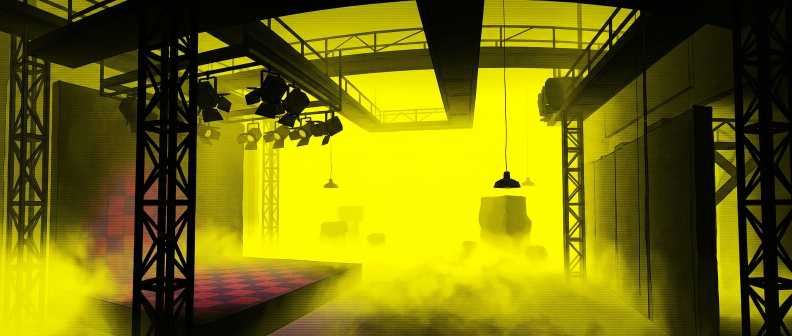
#> input picture handover/p4-yellow/src-art/gen-bg-battle-wide.png, 1584 x 672 px, found by its file name (shown at 1/2 size)
$ python build_assets.py
#> lines starting #> are read from the running program, lines starting #| are printed output that depends on the picture
#!/usr/bin/env python3
"""p4-yellow 皮肤素材构建（可重跑）。输出到 worktree src/umbra/skins/p4-yellow/assets/。
来源：OFF = umbra-demo/assets/p4/official（Megami Tensei Wiki 官方渲染，见其 ASSETS.md），
GEN = work/p4y/gen（generate_image 生成），程序绘制部分在本脚本内。"""
import json, math, os, io, random
import numpy as np
from PIL import Image, ImageDraw, ImageFilter, ImageChops

P = '/workspace/projects/86a5b727-7f71-46d0-bb30-e183f98dd9ca'
OFF = P + '/work/umbra/build/umbra-demo/assets/p4/official/'
GEN = P + '/work/p4y/gen/'
OUT = P + '/work/wt/p4-yellow/src/umbra/skins/p4-yellow/assets/'
os.makedirs(OUT, exist_ok=True)
YEL = (255, 226, 0)
INK = (17, 17, 17)
REPORT = {}


def save_webp(im, name, q=80, alpha_q=90, limit=None):
    for qq in range(q, 40, -4):
        b = io.BytesIO()
        im.save(b, 'WEBP', quality=qq, alpha_quality=alpha_q, method=6)
        if limit is None or b.tell() <= limit * 1024:
            break
    open(OUT + name, 'wb').write(b.getvalue())
    REPORT[name] = dict(w=im.width, h=im.height, kb=round(b.tell() / 1024, 1), q=qq)
    return im


# [20 lines left out: function halftone, not called in this run]


# ---------------- 1. 背景 ----------------
def bg(src, name, crop=None, limit=200):
#> called with src = 'gen-bg-battle-wide.png', name = 'bg-battle.webp', limit = 200
    im = Image.open(GEN + src).convert('RGB')
#> im is the input picture: PIL image 1584x672 RGB; mean R, G, B 119.8, 113.9, 7.1
    if crop:
        im = im.crop(crop)
    r = 2240 / im.width
#> r = 1.41
    im = im.resize((2240, round(im.height * r)), Image.LANCZOS)
#> im: PIL image 2240x950 RGB
    save_webp(im, name, 78, limit=limit)


bg('gen-bg-battle-wide.png', 'bg-battle.webp')
bg('gen-bg-map-wide.png', 'bg-map.webp')
#> call 2 of bg, with src = 'gen-bg-map-wide.png', name = 'bg-map.webp', limit = 200
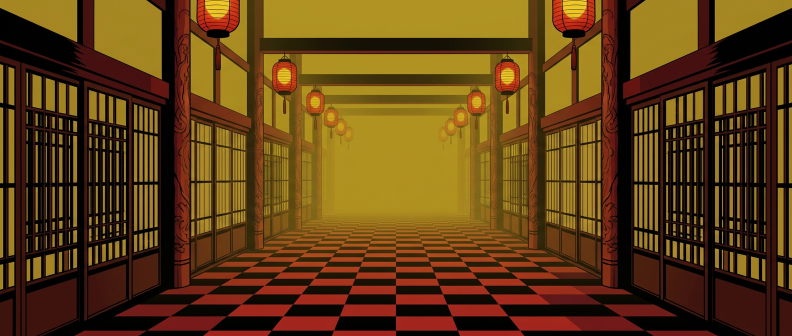
#> input picture handover/p4-yellow/src-art/gen-bg-map-wide.png, 1584 x 672 px, found by its file name (shown at 1/2 size)
#> in bg, im is the input picture: PIL image 1584x672 RGB; mean R, G, B 97, 63.8, 20.2
#> in bg (call 2), `im = im.resize((2240, round(im.height * r)), Image.LANCZOS)`:
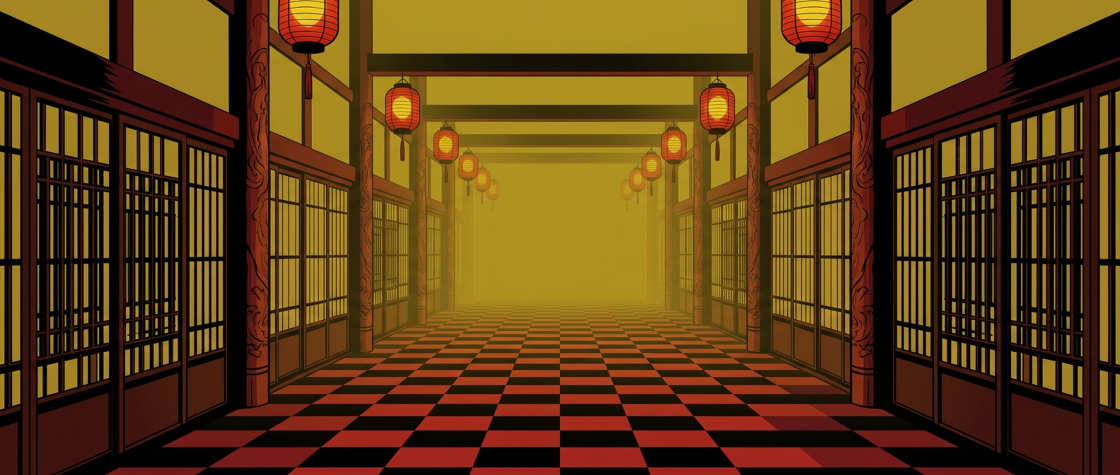
#> im: PIL image 2240x950 RGB (shown at 1/2 size); mean R, G, B 97, 63.9, 20.4
bg('gen-bg-hub-wide.png', 'bg-hub.webp', crop=(28, 30, 1584 - 28, 672 - 30))
#> call 3 of bg, with src = 'gen-bg-hub-wide.png', name = 'bg-hub.webp', crop = (28, 30, 1556, 642), limit = 200
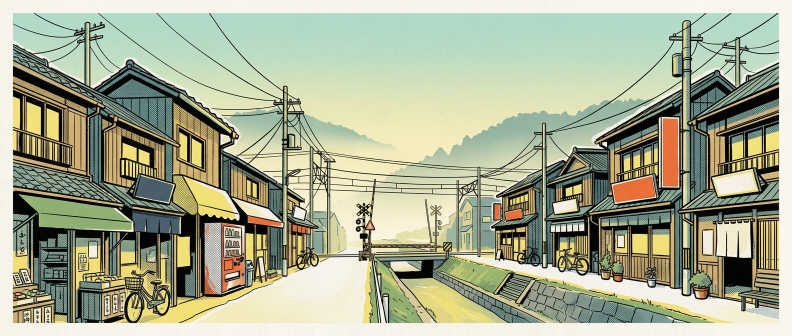
#> input picture handover/p4-yellow/src-art/gen-bg-hub-wide.png, 1584 x 672 px, found by its file name (shown at 1/2 size)
#> in bg, im is the input picture: PIL image 1584x672 RGB; mean R, G, B 167.5, 173.1, 146.5
#> in bg (call 3), `im = im.crop(crop)`:
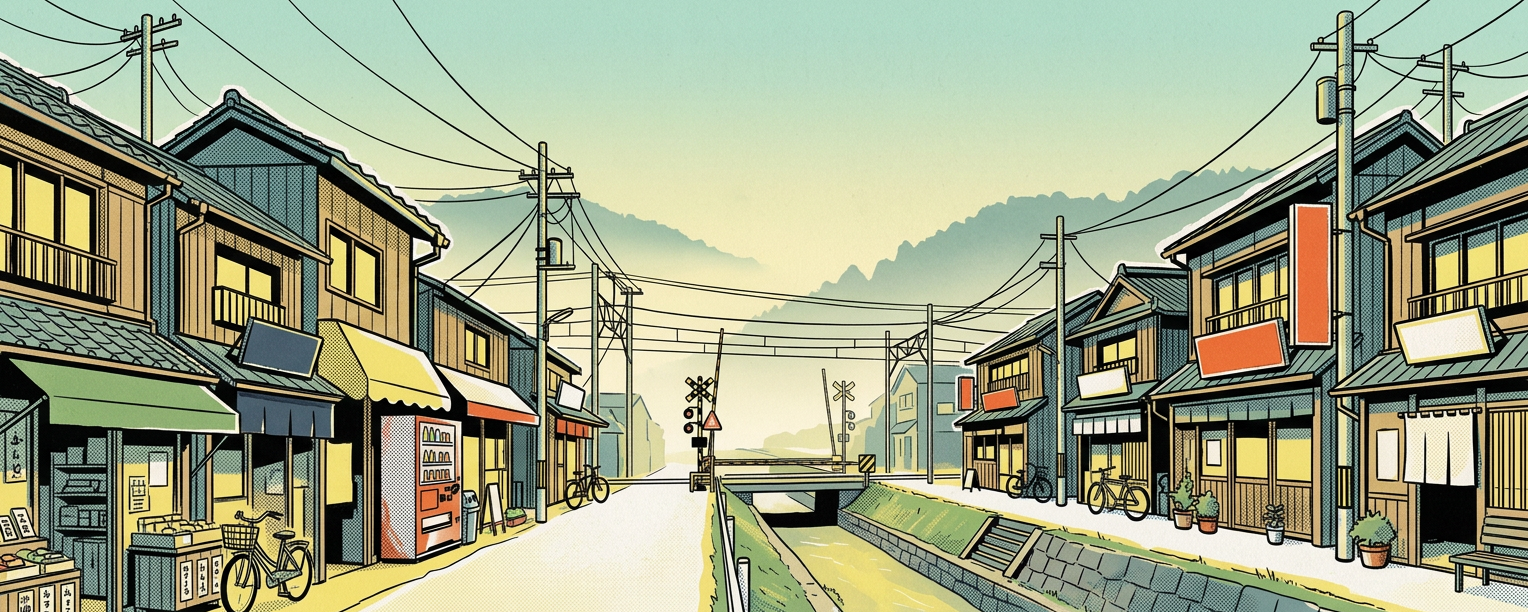
#> im: PIL image 1528x612 RGB; mean R, G, B 157.5, 164.1, 135.3
#> in bg (call 3), `im = im.resize((2240, round(im.height * r)), Image.LANCZOS)`:
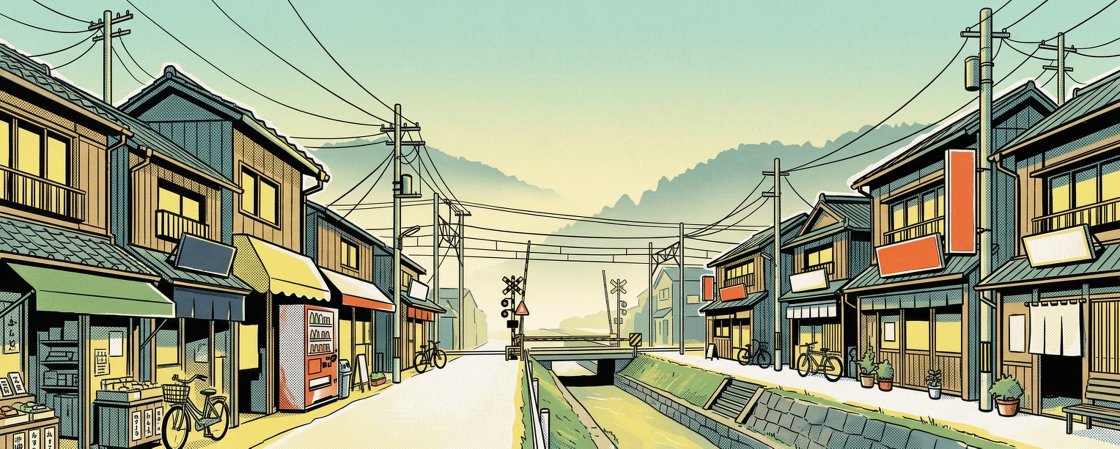
#> im: PIL image 2240x897 RGB (shown at 1/2 size); mean R, G, B 157.6, 164.1, 135.6

# ---------------- 2. 立绘图集 ----------------
PORTS = {  # 源文件, 头层矩形 [x0,x1,yCut]（640 高局部像素）
    'hero': ('hero-portrait.png', (80, 230, 138)),
    'yosuke': ('party-1.png', (170, 350, 146)),
    'chie': ('party-2.png', (95, 262, 136)),
    'yukiko': ('party-3.png', (98, 268, 132)),
}
OVER = 10
layers = []  # (frameName, img, offset(x,y), sourceSize)
port_meta = {}
for k, (f, (x0, x1, yc)) in PORTS.items():
#> (the run stopped early here; a loop or call above may not have finished)
